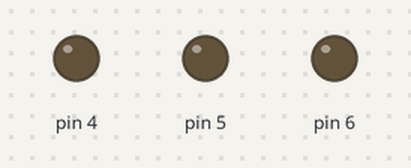
Simulated run of this sketch. Board: Arduino Uno, built with avr-gcc and run on an emulated ATmega328P. On the bench: output pins drawn as LEDs (lit = HIGH).

Above: at 2.0 s.
At 6.0 s:
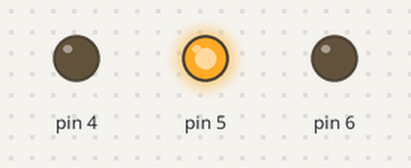
Timing chart, 0 to 10.4 s (numbered marks = the images above):
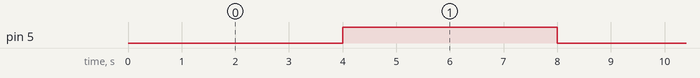

The sketch:

4_TimeInterrupt.ino
```cpp
#define TIMER1_OVF _VECTOR(13) //timer 1 overflow
#define F_CPU 16000000UL

#include <avr/io.h>
#include <util/delay.h>

char green = 0;

ISR(TIMER1_OVF_vect){
  green = ~green;
  if(green == 0){
    PORTD = PORTD & ~0x20;//off
  }
  else{
    PORTD = PORTD | 0x20;//on
  }
  TCNT1 = 3036;
}

int main(){
  //set I/O port
  DDRD = 0x70;
  //set TMR1
  TCCR1A = 0x00;
  TCCR1B = 0x05; //101 set prescale 1024
  TCNT1 = 3036;//65536-62500
  TIMSK1 = 0x01;// overflow interrupt

  sei();//turn on global interrupts

  while(1);

}
```

Measured:
- by itself, pin 5: alternates HIGH for 4.0 s and LOW for 4.0 s
